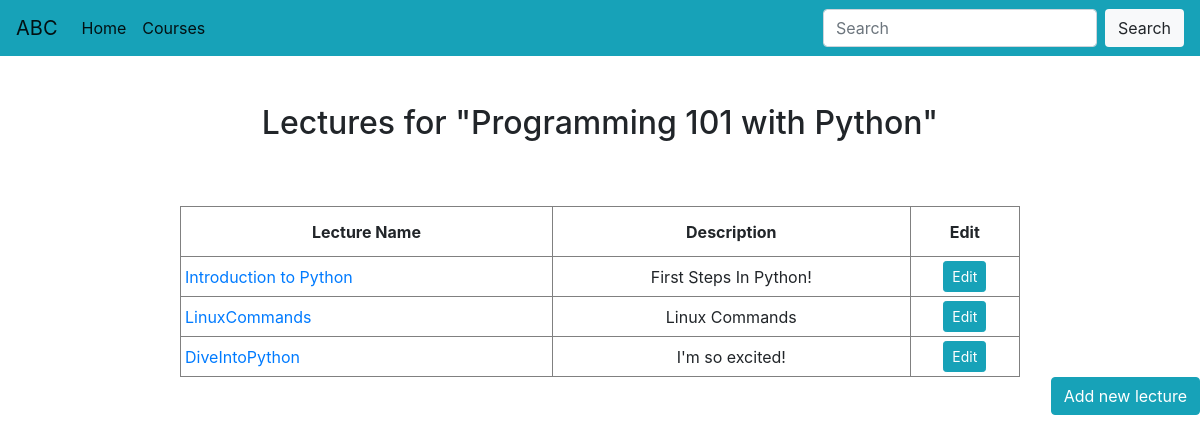
The app's page /education/courses/1/ with its own data.
### Education/models.py (models this page shows, shortened)
class Course(models.Model):
    name = models.CharField(max_length=255, unique=True)
    description = models.TextField()
    BEGINER = 'B'
    INTERMEDIATE = 'I'
    ADVANCED = 'A'
    LEVELS = [
        (BEGINER, 'Beginer'),
        (INTERMEDIATE, 'Intermediate'),
        (ADVANCED, 'Advanced')
    ]
    level = models.CharField(max_length=255, choices=LEVELS, default=BEGINER)

class Lecture(models.Model):
    def youtube_validator(url):
        if 'youtube.com' not in url:
            raise ValidationError('not a YouTube link')
    name = models.CharField(max_length=255, unique=True)
    description = models.TextField()
    course = models.ForeignKey('Course', on_delete=models.CASCADE)
    url = models.URLField(validators=[URLValidator, youtube_validator])

### Education/views/courses.py (the view)
# urls.py: path('<int:course_id>/', courses.detail, name='detail'),
def detail(request, course_id):
    course = get_object_or_404(Course, id=course_id)
    lectures = Lecture.objects.all().filter(course_id=course_id)
    return render(request, 'courses/detail.html', {'course': course, 'lectures': lectures})

### Education/templates/courses/detail.html (shortened to what this page needs)
{% extends "courses/base.html" %} {% block content %}
<h2><p class="font-weight text-center">Lectures for "{{ course.name }}"</p></h2>
{% if lectures %}
<table class="center">
    <tr>
        <th style="text-align:center;">Lecture Name</th>
        <th style="text-align:center;">Description</th>
        <th style="text-align:center;">Edit</th>
    </tr>
    {% for lecture in lectures %}
        <tr>
            <td style="text-align:left;">
                <a href="{% url 'Education:courses:lecture_detail' course.id lecture.id %}">{{ lecture.name }}</td>
            <td style="text-align:center;">{{ lecture.description }}</td>
            <td style="text-align:center;"><a href="{% url 'Education:courses:edit_lecture' course.id lecture.id %}"><button type="button" class="btn btn-info btn-sm">Edit</button></a></td>
        </tr>
    {% endfor %}
</table>
{% else %}
<p class="font-weight text-center">Currently there are no lectures</p>
{% endif  %}
<p class="font-weight text-right"><a href="{% url 'Education:courses:create_lecture' course.id %}"><button type="button" class="btn btn-info">Add new lecture</button></a>
</p>
{% endblock %}

### Education/templates/courses/base.html (style rules this page uses)
body { text-align: center; }
table { width: 70%; }
th { border: 0.5px solid gray; height: 50px; }
td { border: 0.5px solid gray; height: 25px; }
table.center { margin-left: auto; margin-right: auto; }
th, td { padding: 4px; }

### records on screen
Course: name "Programming 101 with Python"
Lecture: name "Introduction to Python", description "First Steps In Python!"
Lecture: name "LinuxCommands", description "Linux Commands"
Lecture: name "DiveIntoPython", description "I'm so excited!"
